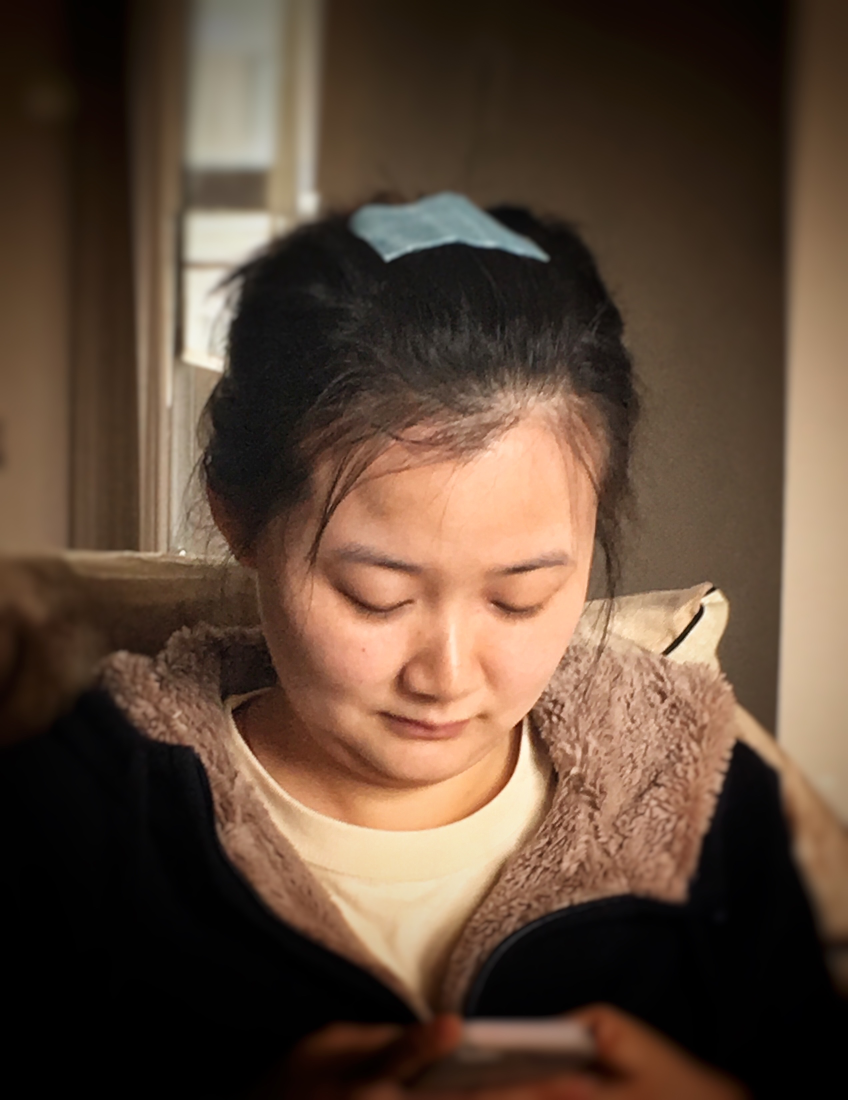
#> input picture data/1.JPG, 2543 x 3299 px (shown at 1/3 size)
$ python Autostereogram.py --depth data/1.JPG
#> lines starting #> are read from the running program, lines starting #| are printed output that depends on the picture
import sys,random,argparse
from PIL import Image,ImageDraw

# [9 lines left out: function createSpacingDepthExample, not called in this run]

#create image filled with random dots
def createRandomTile(dims):
    img=Image.new('RGB',dims)
    draw=ImageDraw.Draw(img)
    r=int(min(*dims)/100)
    n=100 #number of dots
    #draw random circles
    for i in range(n):
        x, y = random.randint(0, dims[0]-r), random.randint(0, dims[1]-r)
        fill = (random.randint(0, 255), random.randint(0, 255),
            random.randint(0, 255))
        draw.ellipse((x-r, y-r, x+r, y+r), fill)
    return img

def createTiledImage(tile,dims):
    img=Image.new('RGB',dims)
    W,H=dims
    w,h=tile.size
    cols=int(W/w)+1
    rows=int(H/h)+1
    for i in range(rows):
        for j in range(cols):
            img.paste(tile,(j*w,i*h))
    return img

# [20 lines left out: functions createDepthMap, createDepthShiftedImage, not called in this run]

def createAutostereogram(dmap,tile):
    if dmap.mode != 'L':
        dmap=dmap.convert('L')
    if not tile:
        tile=createRandomTile((100,100))
    img=createTiledImage(tile,dmap.size)
    sImg=img.copy()
    pixD = dmap.load()
    pixS = sImg.load()
    cols,rows=sImg.size
    for j in range(rows):
        for i in range(cols):
            xshift = pixD[i, j]/10
            xpos = i - tile.size[0] + xshift
            if xpos>0 and xpos<cols:
                pixS[i, j] = pixS[xpos, j]
    return sImg

def main():
    print('creating autostereogram...')
    parser = argparse.ArgumentParser(description="Autosterograms...")
    parser.add_argument('--depth', dest='dmFile', required=True)
    parser.add_argument('--tile', dest='tileFile', required=False)
    parser.add_argument('--out', dest='outFile', required=False)

    args=parser.parse_args()
    outFile='as.png'
    if args.outFile:
        outFile=args.outFile
    tileFile=False
    if args.tileFile:
        tileFile=Image.open(args.tileFile)
    dmImg=Image.open(args.dmFile)
#> dmImg is the input picture: PIL image 2543x3299 RGB; mean R, G, B 93.4, 72.1, 56.3
    asImg=createAutostereogram(dmImg,tileFile)
#> in createAutostereogram, `dmap=dmap.convert('L')`:
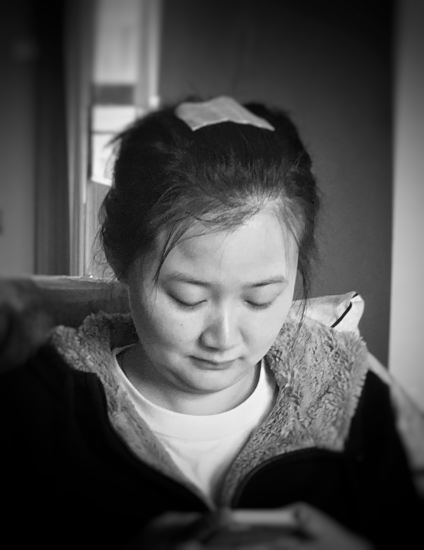
#> dmap: PIL image 2543x3299 L (shown at 1/6 size); min 0, max 250, mean 76.7
#> in createAutostereogram, `tile=createRandomTile((100,100))`:
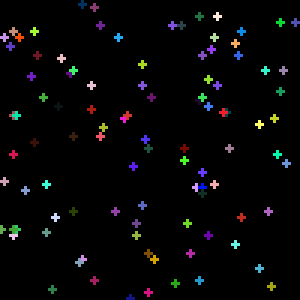
#> tile: PIL image 100x100 RGB (shown 3 times larger); mean R, G, B 5.8, 5.8, 6.2
#> after the loop in createTiledImage, `for i in range(rows):`:
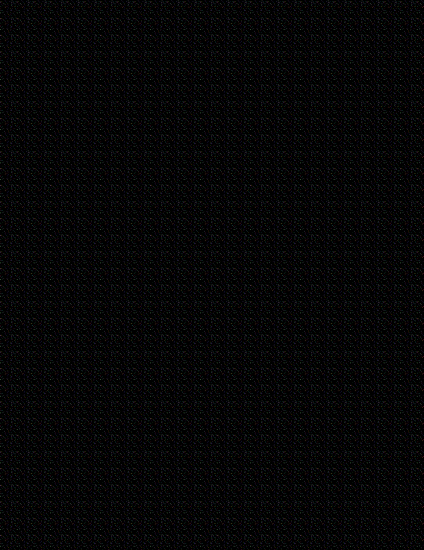
#> img: PIL image 2543x3299 RGB (shown at 1/6 size); mean R, G, B 5.8, 5.8, 6.2
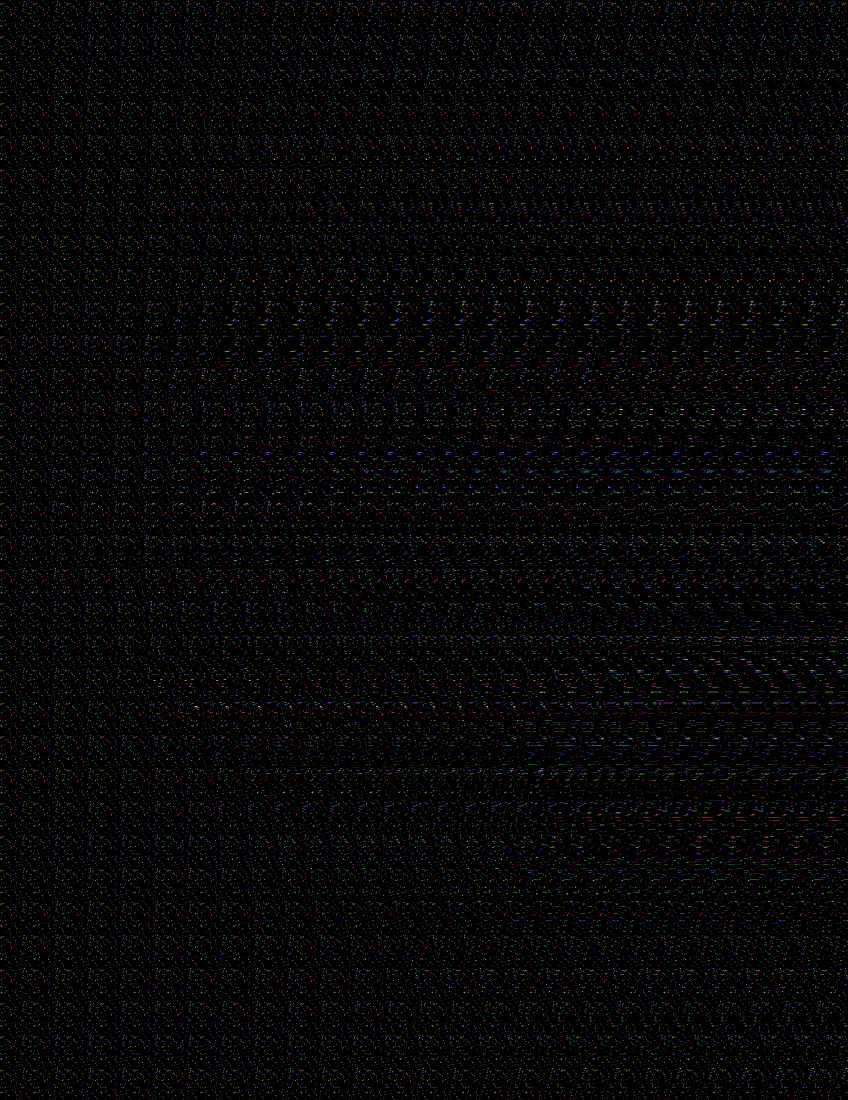
#> asImg: PIL image 2543x3299 RGB (shown at 1/3 size); mean R, G, B 6, 6, 6.4
    asImg.save(outFile)

if __name__=='__main__':
    main()

'''
python Autostereogram.py  --depth data/a-depth.png --tile data/b-tile.jpg
'''

$ run again, on data/4.JPG
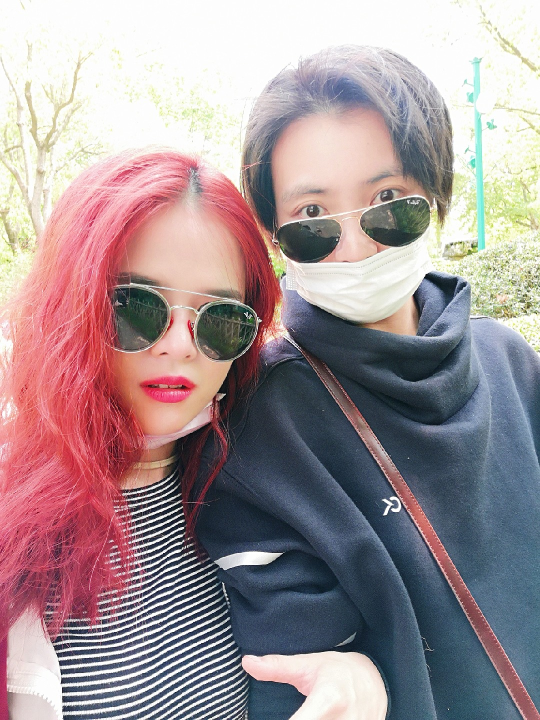
#> input picture data/4.JPG, 1080 x 1440 px (shown at 1/2 size)
#> in main, dmImg is the input picture: PIL image 1080x1440 RGB; mean R, G, B 161.7, 145.7, 149.5
#> after the loop in createTiledImage, `for i in range(rows):`:
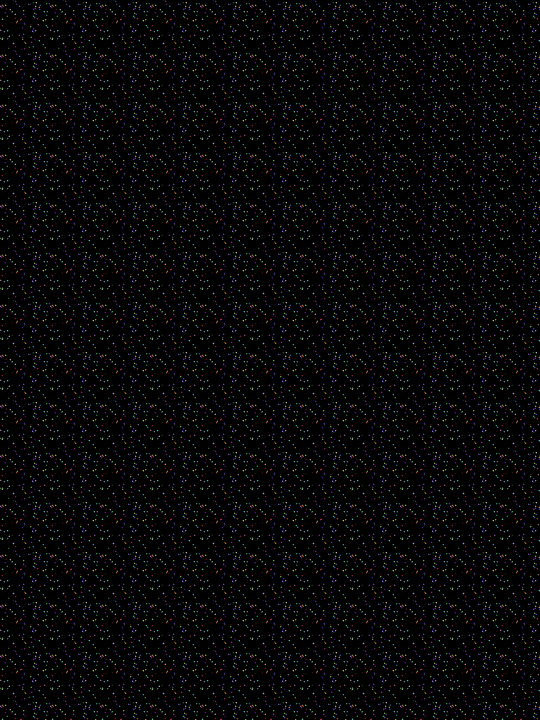
#> img: PIL image 1080x1440 RGB (shown at 1/2 size); mean R, G, B 5.9, 5.8, 6.3
#> in main, `asImg=createAutostereogram(dmImg,tileFile)`:
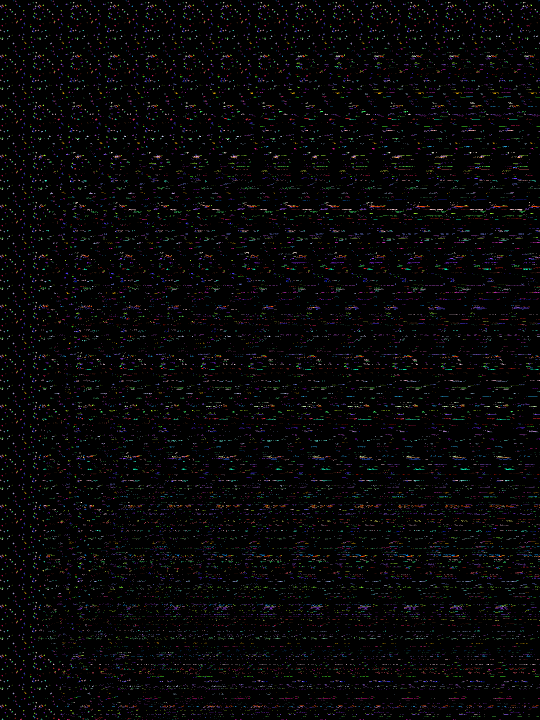
#> asImg: PIL image 1080x1440 RGB (shown at 1/2 size); mean R, G, B 6.3, 5.7, 6.6

$ run again, on data/6.JPG
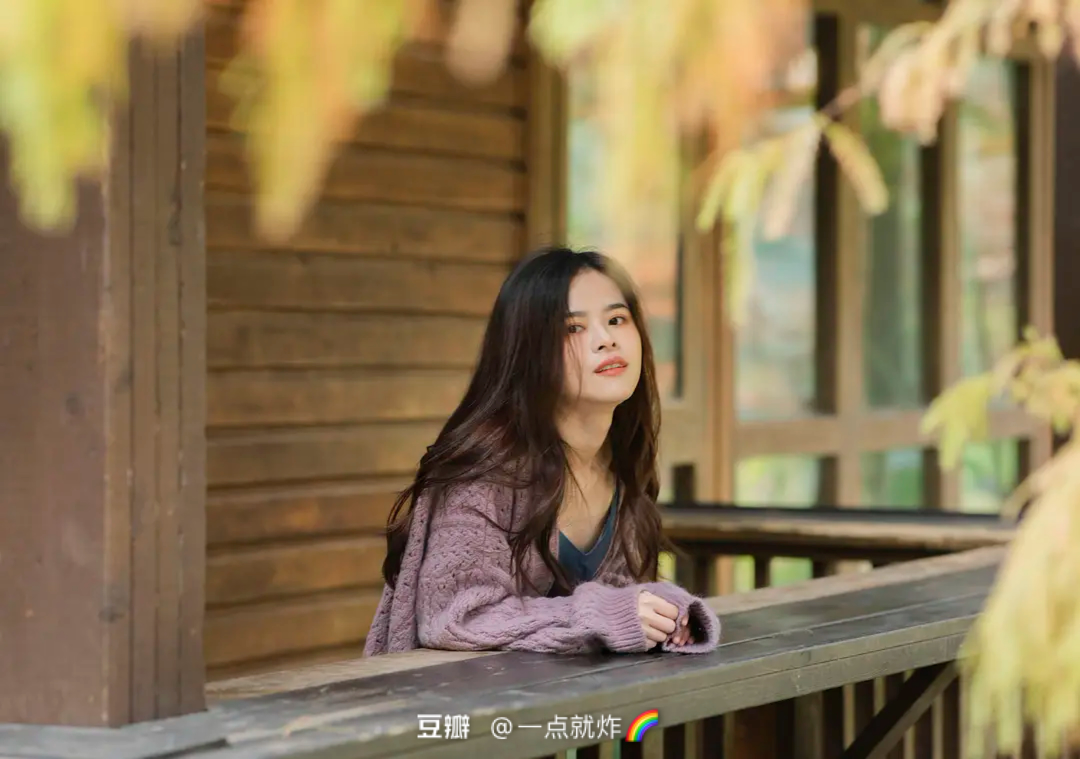
#> input picture data/6.JPG, 2160 x 1518 px (shown at 1/2 size)
#> in main, dmImg is the input picture: PIL image 2160x1518 RGB; mean R, G, B 136.7, 116.4, 82.7
#> in createAutostereogram, `dmap=dmap.convert('L')`:
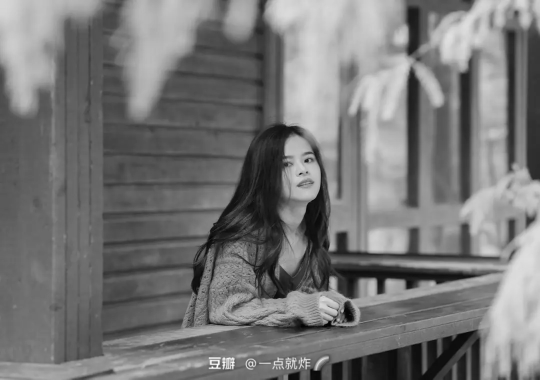
#> dmap: PIL image 2160x1518 L (shown at 1/4 size); min 0, max 255, mean 118.6
#> in main, `asImg=createAutostereogram(dmImg,tileFile)`:
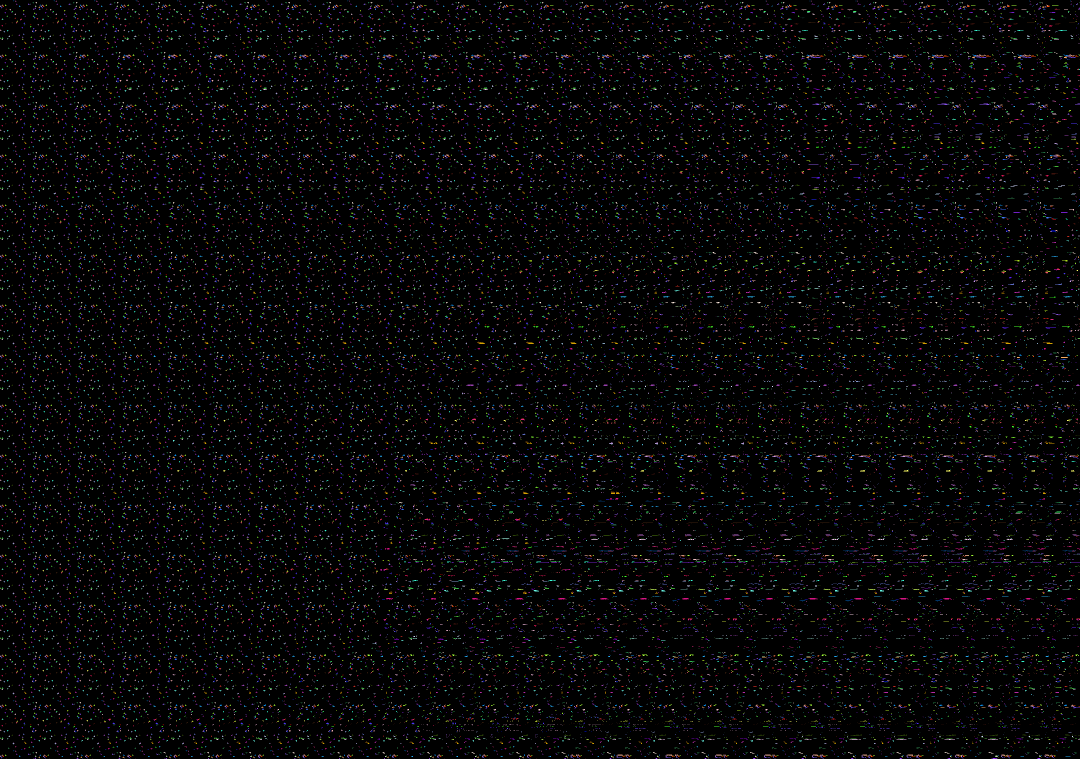
#> asImg: PIL image 2160x1518 RGB (shown at 1/2 size); mean R, G, B 6.1, 5.7, 6.4
